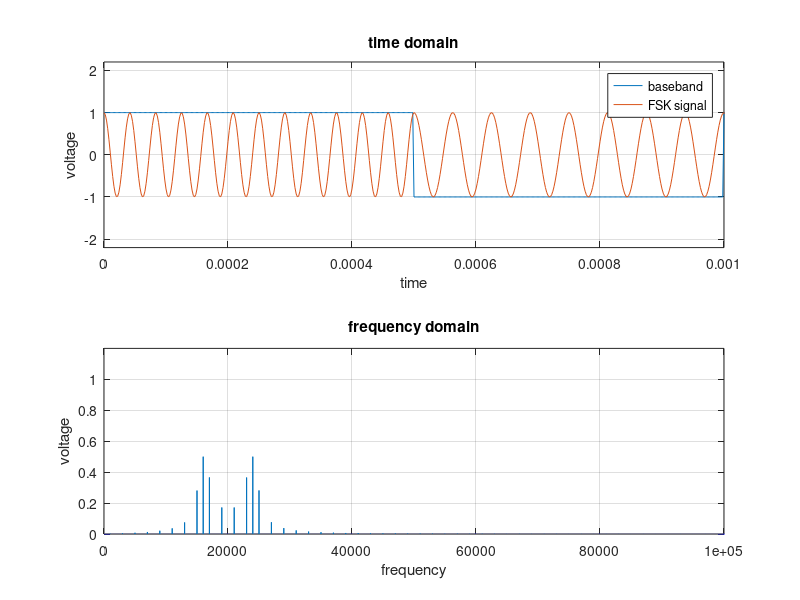

The MATLAB script that drew this image:
% Frequency Shift Keying

fs = 500e3; % sample rate 500 kHz
Ts = 1/fs;  % time step
t = 0:Ts:1-Ts; % time vector start / step / end

% generate waves:
% wave 1 -> carrier / Traeger
fc = 20000; % Hz
uc = cos(2 * pi * fc * t);

% wave 2 -> baseband / Daten
fb = 1000; % Hz
ub = square(2 * pi * fb * t);

%%%%%%% Modulation 
delta_f = 4000.0; % Frequenzhub
ufm = cos(2*pi*t*fc.*(1 + delta_f/fc*ub));

%  Plot Time Domain (Zeitbereichsdarstellung)
figure(1);
subplot(2, 1, 1); % 2 rows, 1 column, 1st row
plot(t, ub, t, ufm), grid on; % ub(t)
axis([0.0 0.001 -2.2 2.2]);
title('time domain');
xlabel('time');
ylabel('voltage');
legend('baseband', 'FSK signal');

% Calculate Frequency Spectrum 
% with Fast Fourier Transformation (FFT)
F = fft(ufm); % fourier coefficient (= amplitude) at each frequency 
n = length(ufm); % number of samples
f = (0 : n-1)*(fs/n); % vector of frequencies
volt = 2/n * abs(F); % absolute value of amplitude

% Plot Frequency Domain (Frequenzbereichsdarstellung)
subplot(2, 1, 2); % 2nd row
plot(f, volt); % volt(f)
grid on;
axis([0 100e3 0 1.2]);
title('frequency domain');
xlabel('frequency');
ylabel('voltage');
